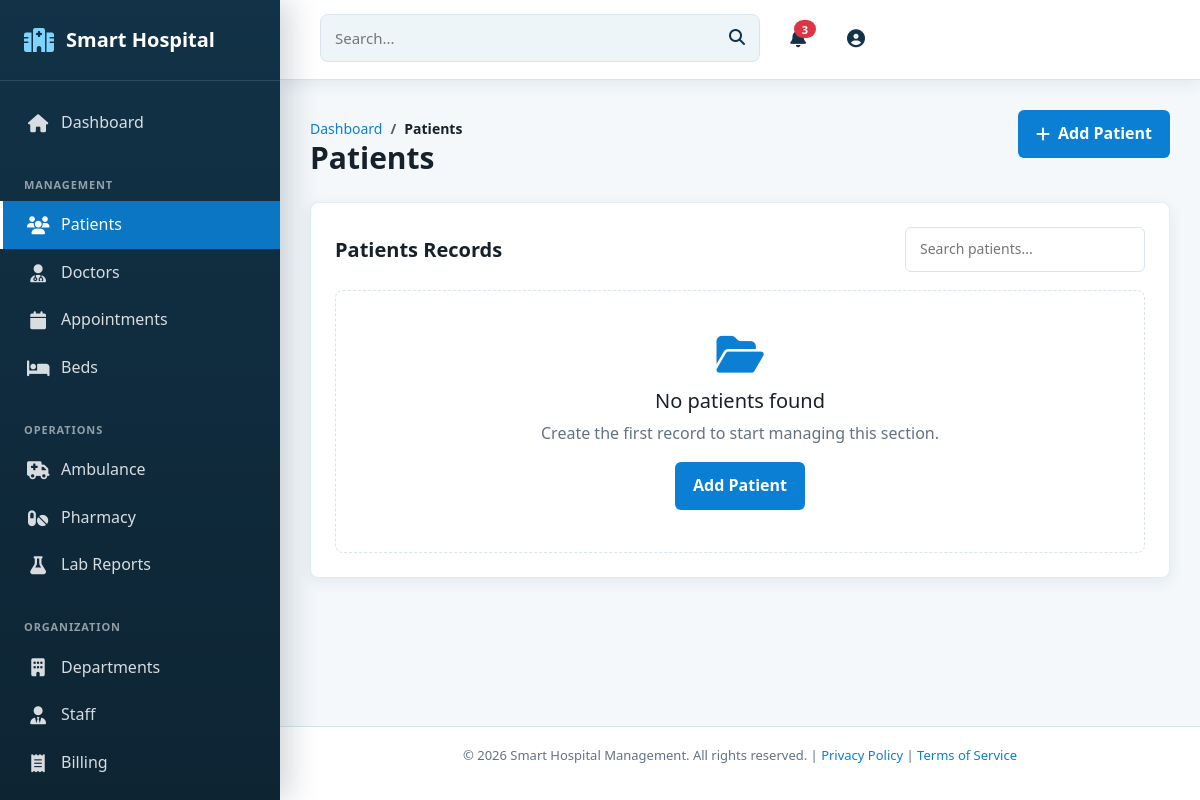
The app's page /patients/, older data.
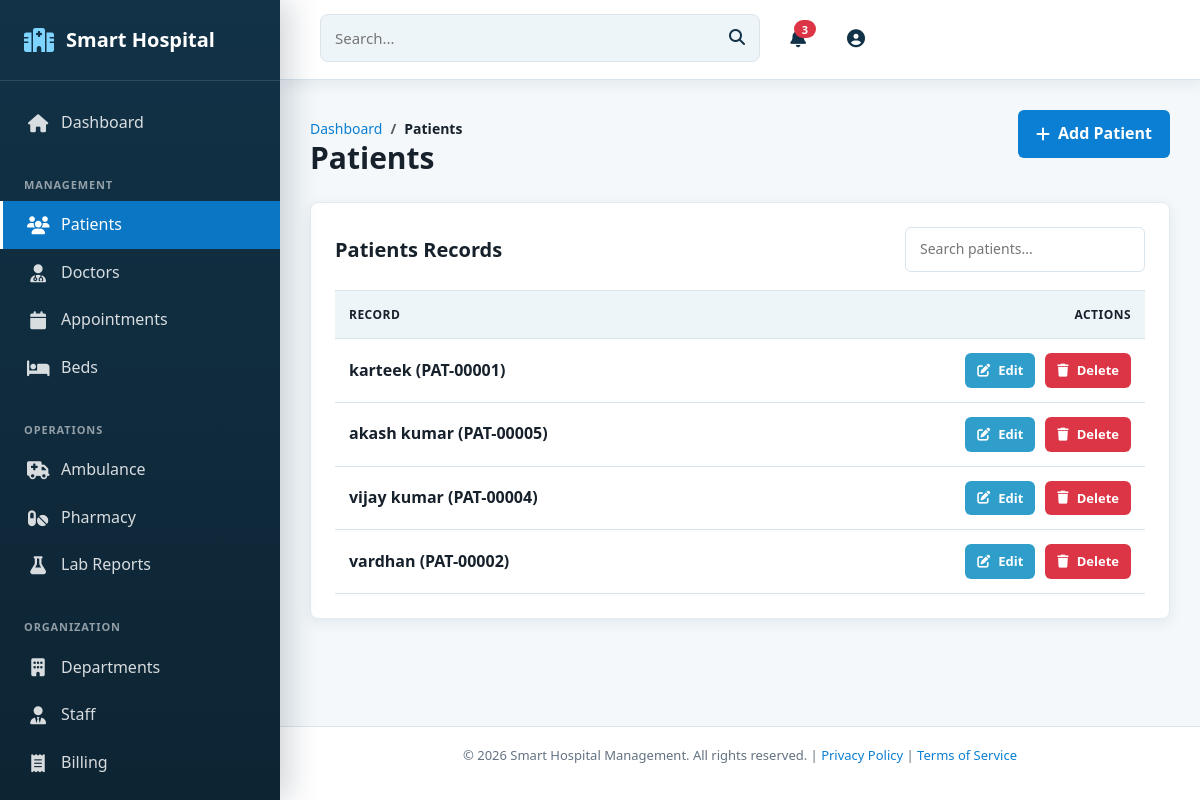
The same page, newer data.
### patients/models.py (models this page shows)
class Patient(models.Model):
    class Gender(models.TextChoices):
        MALE = "MALE", "Male"
        FEMALE = "FEMALE", "Female"
        OTHER = "OTHER", "Other"
    user = models.OneToOneField(
        settings.AUTH_USER_MODEL, on_delete=models.SET_NULL, blank=True, null=True
    )
    patient_id = models.CharField(max_length=30, unique=True)
    full_name = models.CharField(max_length=120)
    age = models.PositiveIntegerField()
    gender = models.CharField(max_length=10, choices=Gender.choices)
    blood_group = models.CharField(max_length=5, blank=True)
    phone = models.CharField(max_length=15)
    address = models.TextField(blank=True)
    medical_history = models.TextField(blank=True)
    registered_at = models.DateTimeField(auto_now_add=True)
    def __str__(self):
        return f"{self.full_name} ({self.patient_id})"

### patients/views.py (the view)
# urls.py: path("patients/", views.patient_list, name="patient_list"),
def patient_list(request):
    return render(request, "management/list.html", {"title": "Patients", "objects": Patient.objects.all(), "create_url": reverse("patients:create"), "update_url": "patients:update", "delete_url": "patients:delete"})

### templates/management/list.html (shortened to what this page needs)
{% extends 'base.html' %}
{% load static %}
{% block content %}
<div class="page-header">
    <div>
        <nav aria-label="breadcrumb">
            <ol class="breadcrumb">
                <li class="breadcrumb-item"><a href="{% url 'home' %}">Dashboard</a></li>
                <li class="breadcrumb-item active">{{ title }}</li>
            </ol>
        </nav>
        <h1 class="page-title">{{ title }}</h1>
    </div>
    {% if create_url %}
        <a href="{{ create_url }}" class="add-btn">
            <i class="fas fa-plus"></i> Add {{ title|slice:":-1" }}
        </a>
    {% endif %}
</div>
<div class="table-card">
    <div class="table-header">
        <h2 class="table-title">{{ title }} Records</h2>
        <div class="table-actions">
            <input type="search" class="search-input" id="tableSearch" placeholder="Search {{ title|lower }}...">
        </div>
    </div>
    {% if objects %}
        <div class="table-responsive">
            <table class="table management-table" id="recordsTable">
                <thead>
                    <tr>
                        <th>Record</th>
                        <th class="text-end">Actions</th>
                    </tr>
                </thead>
                <tbody>
                    {% for object in objects %}
                        <tr>
                            <td>
                                <span class="record-title">{{ object }}</span>
                            </td>
                            <td>
                                <div class="action-buttons justify-content-end">
                                    {% if update_url %}
                                        <a href="{% url update_url object.pk %}" class="btn-sm btn-edit" title="Edit">
                                            <i class="fas fa-edit"></i> Edit
                                        </a>
                                    {% endif %}
                                    {% if delete_url %}
                                        <a href="{% url delete_url object.pk %}" class="btn-sm btn-delete" title="Delete">
                                            <i class="fas fa-trash"></i> Delete
                                        </a>
                                    {% endif %}
                                </div>
                            </td>
                        </tr>
                    {% endfor %}
                </tbody>
            </table>
        </div>
    {% else %}
        <div class="empty-state">
            <i class="fas fa-folder-open"></i>
            <h3>No {{ title|lower }} found</h3>
            <p>Create the first record to start managing this section.</p>
            {% if create_url %}
                <a href="{{ create_url }}" class="add-btn">Add {{ title|slice:":-1" }}</a>
            {% endif %}
        </div>
    {% endif %}
</div>
{% endblock %}

Row changes from the older to the newer data that the page shows:
added Patient: full_name+patient "karteek (PAT-00001)"
added Patient: full_name+patient "akash kumar (PAT-00005)"
added Patient: full_name+patient "vijay kumar (PAT-00004)"
added Patient: full_name+patient "vardhan (PAT-00002)"
Text that changed along with them:
{{ title|lower }}: "patients" → (not shown)
{{ title|slice:":-1" }}: "Patient" → (not shown)
text no longer shown: "No found Create the first record to start managing this section. Add"
text now shown: "RECORD ACTIONS"
